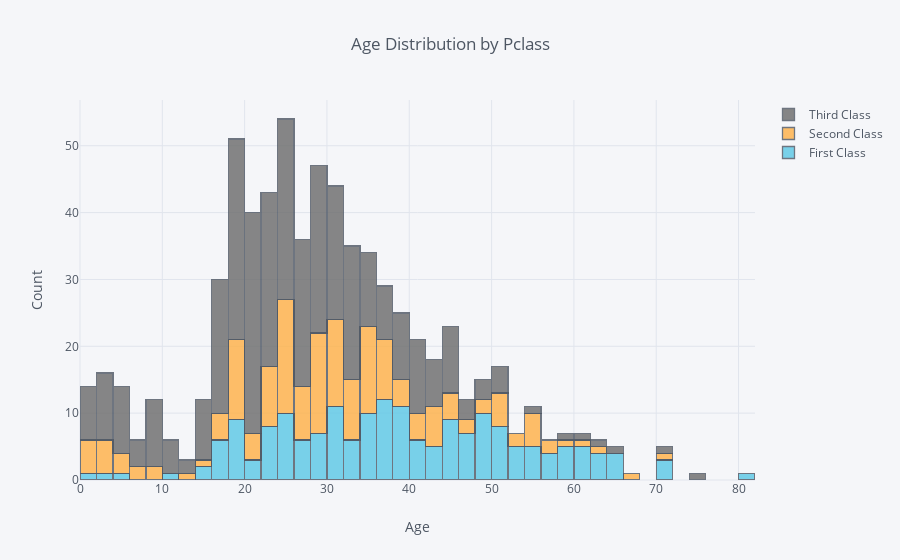

The code cell stored with this chart in its notebook:
### Code cell
train_df.pivot(columns='Pclass', values='Age').iplot(kind='hist',
                                                     barmode='stack',
                                                     xTitle='Age',
                                                     yTitle='Count',
                                                     title='Age Distribution by Pclass',
                                                     colors=['#5AC7E6', '#FFB045', '#6A6A6A'])

### Figure 1 — Plotly figure (JSON) as saved in the notebook; plotly's stock layout.template omitted (floating-point values rounded to 4 significant figures; data arrays with more than 128 entries replaced by an {"elided": "..."} marker saying what was removed)
{"data": [{"histfunc": "count", "histnorm": "", "marker": {"color": "rgba(90, 199, 230, 1.0)", "line": {"color": "#4D5663", "width": 1.3}}, "name": "First Class", "opacity": 0.8, "orientation": "v", "type": "histogram", "uid": "cf97db32-3eae-4dcc-bcb5-439045ce1c4a", "x": {"elided": "891 float values"}}, {"histfunc": "count", "histnorm": "", "marker": {"color": "rgba(255, 176, 69, 1.0)", "line": {"color": "#4D5663", "width": 1.3}}, "name": "Second Class", "opacity": 0.8, "orientation": "v", "type": "histogram", "uid": "64ac0414-ceb4-4ce4-a598-4c4f84fe3373", "x": {"elided": "891 float values"}}, {"histfunc": "count", "histnorm": "", "marker": {"color": "rgba(106, 106, 106, 1.0)", "line": {"color": "#4D5663", "width": 1.3}}, "name": "Third Class", "opacity": 0.8, "orientation": "v", "type": "histogram", "uid": "21a830d2-2d3b-40c2-bff0-636cbb88abcd", "x": {"elided": "891 float values"}}], "layout": {"barmode": "stack", "legend": {"bgcolor": "#F5F6F9", "font": {"color": "#4D5663"}}, "paper_bgcolor": "#F5F6F9", "plot_bgcolor": "#F5F6F9", "title": {"font": {"color": "#4D5663"}, "text": "Age Distribution by Pclass"}, "xaxis": {"gridcolor": "#E1E5ED", "showgrid": true, "tickfont": {"color": "#4D5663"}, "title": {"font": {"color": "#4D5663"}, "text": "Age"}, "zerolinecolor": "#E1E5ED"}, "yaxis": {"gridcolor": "#E1E5ED", "showgrid": true, "tickfont": {"color": "#4D5663"}, "title": {"font": {"color": "#4D5663"}, "text": "Count"}, "zerolinecolor": "#E1E5ED"}}}
